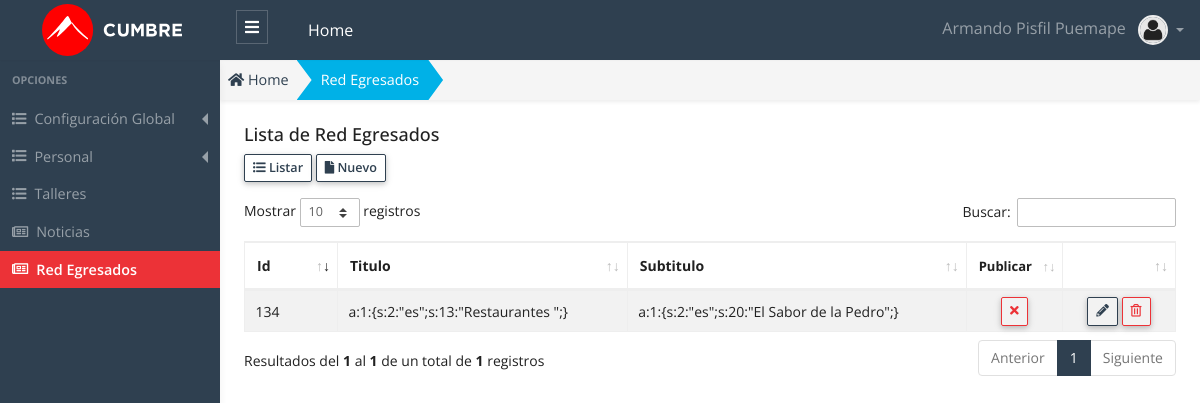
Before: /public/admin/red/red.php (signed in) with the older database file.
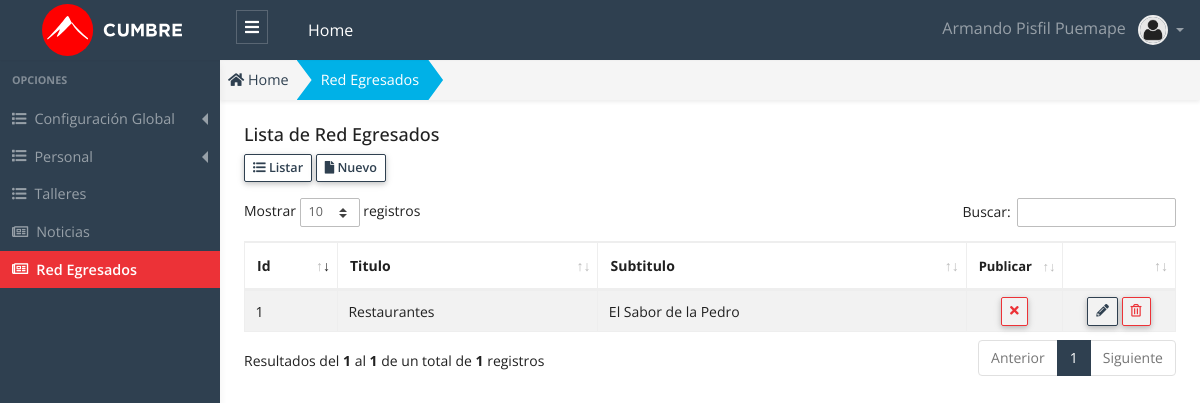
After: the same page with the newer database file.
### tables this page shows
CREATE TABLE `red` (
  `id` int(11) NOT NULL AUTO_INCREMENT,
  `titulo` varchar(125) DEFAULT NULL,
  `subtitulo` varchar(125) DEFAULT NULL,
  `tipo` varchar(125) DEFAULT NULL,
  `vacantes` varchar(125) DEFAULT NULL,
  `requisitos` text NOT NULL,
  `conocimientos` text NOT NULL,
  `salario` varchar(125) DEFAULT NULL,
  `nombrecontacto` varchar(125) DEFAULT NULL,
  `telefonocontacto` varchar(125) DEFAULT NULL,
  `emailcontacto` varchar(125) DEFAULT NULL,
  `item` int(11) NOT NULL,
  `publicar` char(1) NOT NULL DEFAULT 'S',
  `estado` int(1) NOT NULL DEFAULT '1',
  `created_up` timestamp NOT NULL DEFAULT CURRENT_TIMESTAMP ON UPDATE CURRENT_TIMESTAMP,
  PRIMARY KEY (`id`) USING BTREE
);

### public/app/database/Connection.php (called while the page is built, shortened)
<?php
Class Connection
{
  protected $db_host   = 'localhost';
  protected $db_user   = 'root';
  protected $db_pass   = '';
  protected $db_name   = 'escuelac_w_ne16';
  protected $db_port   = '3306';
  protected $db_driver = 'mysql';
  protected $query  = '';
  protected $conn   = null  ;
  private function openConnection()
  {
    $str_conn = $this->db_driver.":host=".$this->db_host.";port=".$this->db_port.";dbname=" .$this->db_name;
    $this->conn = new PDO($str_conn,$this->db_user,$this->db_pass);
    $this->conn->setAttribute(PDO::ATTR_ERRMODE, PDO::ERRMODE_EXCEPTION);
    $this->conn->query("SET NAMES 'utf8'");
    return $this->conn ;
  }
  protected function executeQuery()
  {
    $stm = $this->conn->prepare($this->query);
    $this->status = $stm->execute() ;
    if($this->status)
    {
      $column_count = $stm->columnCount() ;
      if ($column_count > 0)
      {
        $rows  = $stm->fetchAll(PDO::FETCH_ASSOC) ;
      }
    }
  }
}

### public/app/models/Red.php (called while the page is built, shortened)
<?php
class Red extends Connection {
  public function getAll()
  {
    try{
      $this->query = "SELECT * FROM red; ";
      $this->executeQuery();
      $data = $this->rows ;
      return $data;
    }catch(exception $e){
      throw new Exception($e->getMessage());
    }
  }
}

### public/app/controllers/RedController.php (called while the page is built, shortened)
<?php
 class RedController
{
  public function getAll()
  {
    try
    {
      $red  = new Red();
      $data = $red->getAll();
      return $data ;
    }
    catch (Exception $e)
    {
      throw new Exception($e->getMessage());
    }
  }
}

### public/admin/red/red.php (the view, shortened to what the changed rows need)
<?php
    $red_controller = new RedController();
    $data = $red_controller->getAll();
?>
<!DOCTYPE html>
<html lang="es">
<head>
  <?php
    require_once "../layout/head_links.phtml";
  ?>
</head>
<body>
  <div class="app-wrap">
    <main role="main" class="main">
      <div class="container-full p-2 fs-x-14">
        <div class="row">
          <div class="col-12">
            <div class="table-responsive">
            <table id="dataTableList" class="table table-striped table-bordered" style="width:100%">
              <thead>
                <tr>
                  <th width="50">Id </th>
                  <th>Titulo </th>
                  <th>Subtitulo </th>
                  <th width="50" class="fs-x-13"> Publicar </th>
                  <th width="70"></th>
                </tr>
              </thead>
              <tbody>
                <?php foreach ($data as &$row) {?>
                  <?php
                    $classBtn = "" ;
                    $title    = "" ;
                    $icon_pub = "" ;
                    if(!empty($row["publicar"])){
                      if($row["publicar"] == "S"){
                        $classBtn =  "btn-outline-danger";
                        $title = "Desactivar/Ocultar" ;
                        $icon_pub = '<i class="fas fa-times"></i>';
                      }
                      else {
                        $classBtn =  "btn-outline-success";
                        $title = "Publicar" ;
                        $icon_pub = '<i class="fas fa-check"></i>';
                      }
                    }
                    $title_estado   = "";
                    $class_estado   = "";
                    $class_disabled = "";
                    if($row["estado"] == 1)
                    {
                      $title_estado = "Eliminar" ;
                    }
                    else
                    {
                      $title_estado   = "Recuperar" ;
                      $class_estado   = "row-disabled";
                      $class_disabled = "is-disabled";
                    }
                  ?>
                <tr class="<?php echo $class_estado ;?>" >
                  <td> <?php echo $row["id"] ?> </td>
                  <td> <?php echo $row["titulo"] ?> </td>
                  <td> <?php echo $row["subtitulo"] ?> </td>
                  <td class="text-center">
                    <button onclick="modalPublicar(<?php echo $row['id'] ?>, `<?php echo $row['titulo'] ?>` ,`<?php echo $title ?>`, `<?php echo $row['publicar'] ?>`);" class="btn btn-sm lh-1 btn-table <?php echo $classBtn.' ' .$class_disabled; ; ?> " title="<?php echo $title; ?>" >
                    <?php echo $icon_pub ;?>
                    </button>
                  </td>
                  <td class="text-center">
                    <a class="btn btn-outline-primary btn-sm lh-1 btn-table <?php echo $class_disabled ; ?>" href="admin/red/editar.php?id=<?php echo $row["id"] ?>" title="Editar">
                    <i class="fas fa-pencil-alt"></i>
                    </a>
                    <button class="btn btn-outline-danger btn-sm lh-1 btn-table" onclick="modalDelete(<?php echo $row["id"] ?>, `<?php echo $row['titulo'] ?>`,`<?php echo $title_estado ?>`,`<?php echo $row['estado'] ?>`);" title="<?php echo $title_estado ;?>">
                    <i class="far fa-trash-alt"></i>
                    </button>
                  </td>
                </tr>
                <?php }?>
              </tbody>
            </table>
            </div>
          </div>
        </div>
      </div>
    </main>
  </div>
  <?php require_once "../layout/datatables.phtml"?>
</body>
</html>

Changed rows visible on the page:
removed red: id "134", titulo "a:1:{s:2:\"es\";s:13:\"Restaurantes \";}", subtitulo "a:1:{s:2:\"es\";s:20:\"El Sabor de la Pedro\";}", publicar "S" (drawn)
added red: id "1", titulo "Restaurantes", subtitulo "El Sabor de la Pedro", publicar "S" (drawn)
